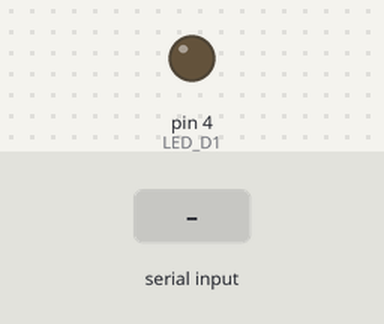
The sketch below on a simulated Arduino Uno, built with avr-gcc and run on an emulated ATmega328P. Shown: output pins drawn as LEDs (lit = HIGH). The test bench sets the inputs (shaded band).

Above: at 1.2 s.
1.3 s: "1" received over Serial
At 1.9 s:
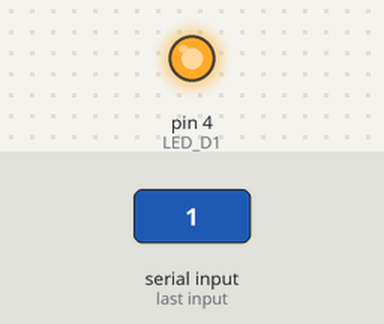
2.8 s: "0" received over Serial
At 4.2 s:
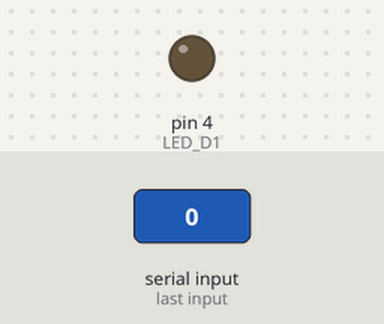
Timing chart, 0 to 5.8 s (numbered marks = the images above; inputs shaded):
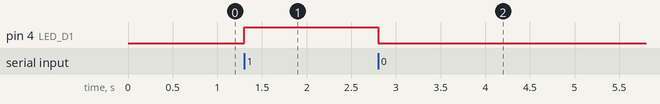

Measured:
- after the input at 1.3 s, pin 4 (LED_D1): LOW → HIGH at once
- after the input at 2.8 s, pin 4 (LED_D1): HIGH → LOW at once

The sketch:

GroundStation_LED_SERIAL_CHAR.ino
```cpp
//TURN ON ONE LED VIA SERIAL WITH CHAR
#define LED_D1 4

void setup() {
  Serial.begin(9600);
  pinMode(LED_D1, OUTPUT);
}

void loop() {
  if (Serial.available() > 0) {
    // Read the incoming byte
    char command = Serial.read();

    // Check the received command
    if (command == '1') {
      // Turn on the LED
      digitalWrite(LED_D1, HIGH);
    } else if (command == '0') {
      // Turn off the LED
      digitalWrite(LED_D1, LOW);
    }
  }
}
```
